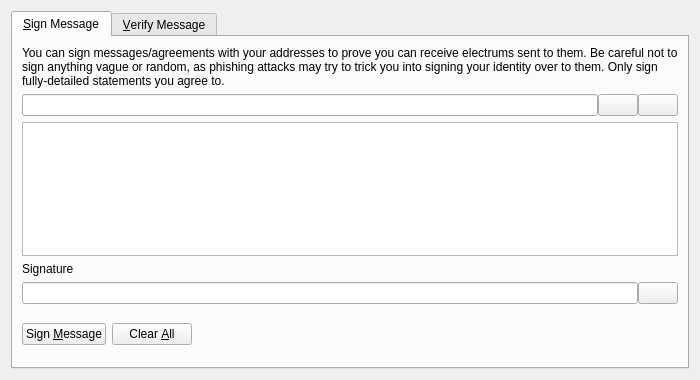
<?xml version="1.0" encoding="UTF-8"?>
<ui version="4.0">
 <class>SignVerifyMessageDialog</class>
 <widget class="QDialog" name="SignVerifyMessageDialog">
  <property name="geometry">
   <rect>
    <x>0</x>
    <y>0</y>
    <width>700</width>
    <height>380</height>
   </rect>
  </property>
  <property name="windowTitle">
   <string>Signatures - Sign / Verify a Message</string>
  </property>
  <property name="styleSheet">
   <string notr="true"/>
  </property>
  <property name="modal">
   <bool>true</bool>
  </property>
  <layout class="QVBoxLayout" name="verticalLayout">
   <item>
    <widget class="QTabWidget" name="tabWidget">
     <property name="currentIndex">
      <number>0</number>
     </property>
     <widget class="QWidget" name="tabSignMessage">
      <attribute name="title">
       <string>&amp;Sign Message</string>
      </attribute>
      <layout class="QVBoxLayout" name="verticalLayout_SM">
       <item>
        <widget class="QLabel" name="infoLabel_SM">
         <property name="text">
          <string>You can sign messages/agreements with your addresses to prove you can receive electrums sent to them. Be careful not to sign anything vague or random, as phishing attacks may try to trick you into signing your identity over to them. Only sign fully-detailed statements you agree to.</string>
         </property>
         <property name="textFormat">
          <enum>Qt::PlainText</enum>
         </property>
         <property name="wordWrap">
          <bool>true</bool>
         </property>
        </widget>
       </item>
       <item>
        <layout class="QHBoxLayout" name="horizontalLayout_1_SM">
         <property name="spacing">
          <number>0</number>
         </property>
         <item>
          <widget class="QValidatedLineEdit" name="addressIn_SM">
           <property name="toolTip">
            <string>The Electrum address to sign the message with</string>
           </property>
          </widget>
         </item>
         <item>
          <widget class="QPushButton" name="addressBookButton_SM">
           <property name="toolTip">
            <string>Choose previously used address</string>
           </property>
           <property name="styleSheet">
            <string notr="true"/>
           </property>
           <property name="text">
            <string/>
           </property>
           <property name="icon">
            <iconset>
             <normaloff>:/icons/address-book</normaloff>:/icons/address-book</iconset>
           </property>
           <property name="shortcut">
            <string>Alt+A</string>
           </property>
           <property name="autoDefault">
            <bool>false</bool>
           </property>
          </widget>
         </item>
         <item>
          <widget class="QPushButton" name="pasteButton_SM">
           <property name="toolTip">
            <string>Paste address from clipboard</string>
           </property>
           <property name="styleSheet">
            <string notr="true"/>
           </property>
           <property name="text">
            <string/>
           </property>
           <property name="icon">
            <iconset>
             <normaloff>:/icons/editpaste</normaloff>:/icons/editpaste</iconset>
           </property>
           <property name="shortcut">
            <string>Alt+P</string>
           </property>
           <property name="autoDefault">
            <bool>false</bool>
           </property>
          </widget>
         </item>
        </layout>
       </item>
       <item>
        <widget class="QPlainTextEdit" name="messageIn_SM">
         <property name="toolTip">
          <string>Enter the message you want to sign here</string>
         </property>
        </widget>
       </item>
       <item>
        <widget class="QLabel" name="signatureLabel_SM">
         <property name="text">
          <string>Signature</string>
         </property>
         <property name="textFormat">
          <enum>Qt::PlainText</enum>
         </property>
        </widget>
       </item>
       <item>
        <layout class="QHBoxLayout" name="horizontalLayout_2_SM">
         <property name="spacing">
          <number>0</number>
         </property>
         <item>
          <widget class="QLineEdit" name="signatureOut_SM">
           <property name="font">
            <font>
             <italic>true</italic>
            </font>
           </property>
           <property name="readOnly">
            <bool>true</bool>
           </property>
          </widget>
         </item>
         <item>
          <widget class="QPushButton" name="copySignatureButton_SM">
           <property name="toolTip">
            <string>Copy the current signature to the system clipboard</string>
           </property>
           <property name="styleSheet">
            <string notr="true"/>
           </property>
           <property name="text">
            <string/>
           </property>
           <property name="icon">
            <iconset>
             <normaloff>:/icons/editcopy</normaloff>:/icons/editcopy</iconset>
           </property>
           <property name="autoDefault">
            <bool>false</bool>
           </property>
          </widget>
         </item>
        </layout>
       </item>
       <item>
        <layout class="QHBoxLayout" name="horizontalLayout_3_SM">
         <item>
          <widget class="QPushButton" name="signMessageButton_SM">
           <property name="toolTip">
            <string>Sign the message to prove you own this Electrum address</string>
           </property>
           <property name="styleSheet">
            <string notr="true"/>
           </property>
           <property name="text">
            <string>Sign &amp;Message</string>
           </property>
           <property name="icon">
            <iconset>
             <normaloff>:/icons/edit</normaloff>:/icons/edit</iconset>
           </property>
           <property name="autoDefault">
            <bool>false</bool>
           </property>
          </widget>
         </item>
         <item>
          <widget class="QPushButton" name="clearButton_SM">
           <property name="toolTip">
            <string>Reset all sign message fields</string>
           </property>
           <property name="styleSheet">
            <string notr="true"/>
           </property>
           <property name="text">
            <string>Clear &amp;All</string>
           </property>
           <property name="icon">
            <iconset>
             <normaloff>:/icons/remove</normaloff>:/icons/remove</iconset>
           </property>
           <property name="autoDefault">
            <bool>false</bool>
           </property>
          </widget>
         </item>
         <item>
          <spacer name="horizontalSpacer_1_SM">
           <property name="orientation">
            <enum>Qt::Horizontal</enum>
           </property>
           <property name="sizeHint" stdset="0">
            <size>
             <width>40</width>
             <height>48</height>
            </size>
           </property>
          </spacer>
         </item>
         <item>
          <widget class="QLabel" name="statusLabel_SM">
           <property name="font">
            <font>
             <weight>75</weight>
             <bold>true</bold>
            </font>
           </property>
           <property name="text">
            <string/>
           </property>
           <property name="wordWrap">
            <bool>true</bool>
           </property>
          </widget>
         </item>
         <item>
          <spacer name="horizontalSpacer_2_SM">
           <property name="orientation">
            <enum>Qt::Horizontal</enum>
           </property>
           <property name="sizeHint" stdset="0">
            <size>
             <width>40</width>
             <height>48</height>
            </size>
           </property>
          </spacer>
         </item>
        </layout>
       </item>
      </layout>
     </widget>
     <widget class="QWidget" name="tabVerifyMessage">
      <attribute name="title">
       <string>&amp;Verify Message</string>
      </attribute>
      <layout class="QVBoxLayout" name="verticalLayout_VM">
       <item>
        <widget class="QLabel" name="infoLabel_VM">
         <property name="text">
          <string>Enter the receiver's address, message (ensure you copy line breaks, spaces, tabs, etc. exactly) and signature below to verify the message. Be careful not to read more into the signature than what is in the signed message itself, to avoid being tricked by a man-in-the-middle attack. Note that this only proves the signing party receives with the address, it cannot prove sendership of any transaction!</string>
         </property>
         <property name="textFormat">
          <enum>Qt::PlainText</enum>
         </property>
         <property name="alignment">
          <set>Qt::AlignLeading|Qt::AlignLeft|Qt::AlignTop</set>
         </property>
         <property name="wordWrap">
          <bool>true</bool>
         </property>
        </widget>
       </item>
       <item>
        <layout class="QHBoxLayout" name="horizontalLayout_1_VM">
         <property name="spacing">
          <number>0</number>
         </property>
         <item>
          <widget class="QValidatedLineEdit" name="addressIn_VM">
           <property name="toolTip">
            <string>The Electrum address the message was signed with</string>
           </property>
           <property name="styleSheet">
            <string notr="true"/>
           </property>
          </widget>
         </item>
         <item>
          <widget class="QPushButton" name="addressBookButton_VM">
           <property name="toolTip">
            <string>Choose previously used address</string>
           </property>
           <property name="styleSheet">
            <string notr="true"/>
           </property>
           <property name="text">
            <string/>
           </property>
           <property name="icon">
            <iconset>
             <normaloff>:/icons/address-book</normaloff>:/icons/address-book</iconset>
           </property>
           <property name="shortcut">
            <string>Alt+A</string>
           </property>
           <property name="autoDefault">
            <bool>false</bool>
           </property>
          </widget>
         </item>
        </layout>
       </item>
       <item>
        <widget class="QPlainTextEdit" name="messageIn_VM">
         <property name="styleSheet">
          <string notr="true"/>
         </property>
        </widget>
       </item>
       <item>
        <widget class="QValidatedLineEdit" name="signatureIn_VM">
         <property name="styleSheet">
          <string notr="true"/>
         </property>
        </widget>
       </item>
       <item>
        <layout class="QHBoxLayout" name="horizontalLayout_2_VM">
         <item>
          <widget class="QPushButton" name="verifyMessageButton_VM">
           <property name="toolTip">
            <string>Verify the message to ensure it was signed with the specified Electrum address</string>
           </property>
           <property name="styleSheet">
            <string notr="true"/>
           </property>
           <property name="text">
            <string>Verify &amp;Message</string>
           </property>
           <property name="icon">
            <iconset>
             <normaloff>:/icons/transaction_0</normaloff>:/icons/transaction_0</iconset>
           </property>
           <property name="autoDefault">
            <bool>false</bool>
           </property>
          </widget>
         </item>
         <item>
          <widget class="QPushButton" name="clearButton_VM">
           <property name="toolTip">
            <string>Reset all verify message fields</string>
           </property>
           <property name="styleSheet">
            <string notr="true"/>
           </property>
           <property name="text">
            <string>Clear &amp;All</string>
           </property>
           <property name="icon">
            <iconset>
             <normaloff>:/icons/remove</normaloff>:/icons/remove</iconset>
           </property>
           <property name="autoDefault">
            <bool>false</bool>
           </property>
          </widget>
         </item>
         <item>
          <spacer name="horizontalSpacer_1_VM">
           <property name="orientation">
            <enum>Qt::Horizontal</enum>
           </property>
           <property name="sizeHint" stdset="0">
            <size>
             <width>40</width>
             <height>48</height>
            </size>
           </property>
          </spacer>
         </item>
         <item>
          <widget class="QLabel" name="statusLabel_VM">
           <property name="font">
            <font>
             <weight>75</weight>
             <bold>true</bold>
            </font>
           </property>
           <property name="text">
            <string/>
           </property>
           <property name="wordWrap">
            <bool>true</bool>
           </property>
          </widget>
         </item>
         <item>
          <spacer name="horizontalSpacer_2_VM">
           <property name="orientation">
            <enum>Qt::Horizontal</enum>
           </property>
           <property name="sizeHint" stdset="0">
            <size>
             <width>40</width>
             <height>48</height>
            </size>
           </property>
          </spacer>
         </item>
        </layout>
       </item>
      </layout>
     </widget>
    </widget>
   </item>
  </layout>
 </widget>
 <customwidgets>
  <customwidget>
   <class>QValidatedLineEdit</class>
   <extends>QLineEdit</extends>
   <header>qvalidatedlineedit.h</header>
  </customwidget>
 </customwidgets>
 <resources/>
 <connections/>
</ui>
